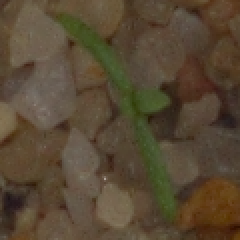
#> input picture neu-plant-seedling-classification-num2-2025/dataset-for-task2/dataset-for-task2/test/biwpjwytdz.png, 120 x 120 px, given as the content of the folder NeuMachineLearning-main/task5/segmentation/test/image, which was not available (shown 2 times larger)
$ python task5_postprocess_v2.py
#> lines starting #> are read from the running program, lines starting #| are printed output that depends on the picture; after the words box and inside, x2 and y2 are one past the last pixel; in counts of white or black regions, pixels touching at a corner belong together; pictures that were not available may be replaced by others from this repository, and a replacement may not be noted
import argparse
from pathlib import Path

import numpy as np
from PIL import Image
import cv2
from tqdm import tqdm


def ensure_dir(path: Path) -> None:
	path.mkdir(parents=True, exist_ok=True)


def load_rgb(path: Path) -> np.ndarray:
	return np.array(Image.open(path).convert("RGB"))


def list_images(folder: Path) -> list[Path]:
	exts = {".jpg", ".jpeg", ".png", ".bmp", ".tif", ".tiff"}
	paths = [p for p in folder.iterdir() if p.suffix.lower() in exts]
	return sorted(paths, key=lambda p: int(p.stem) if p.stem.isdigit() else p.stem)


def _largest_cc_mask(binary_255: np.ndarray) -> np.ndarray:
	if binary_255.dtype != np.uint8:
		binary_255 = binary_255.astype(np.uint8)
	n, labels, stats, _ = cv2.connectedComponentsWithStats((binary_255 > 0).astype(np.uint8), connectivity=8)
	if n <= 1:
		return np.zeros_like(binary_255, dtype=np.uint8)
	areas = stats[1:, cv2.CC_STAT_AREA]
	idx = int(np.argmax(areas)) + 1
	return (labels == idx).astype(np.uint8)


def _fill_holes(binary01: np.ndarray) -> np.ndarray:
	mask255 = (binary01 > 0).astype(np.uint8) * 255
	h, w = mask255.shape
	inv = (mask255 == 0).astype(np.uint8) * 255
	flood = inv.copy()
	ff_mask = np.zeros((h + 2, w + 2), dtype=np.uint8)
	cv2.floodFill(flood, ff_mask, (0, 0), 0)
	holes = flood == 255
	filled = mask255.copy()
	filled[holes] = 255
	return (filled > 0).astype(np.uint8)


def estimate_fundus_mask(image_rgb: np.ndarray, margin_px: int) -> np.ndarray:
	gray = cv2.cvtColor(image_rgb, cv2.COLOR_RGB2GRAY)
	gray = cv2.GaussianBlur(gray, (5, 5), 0)
	_, th = cv2.threshold(gray, 0, 255, cv2.THRESH_BINARY + cv2.THRESH_OTSU)
	white_ratio = float(th.mean() / 255.0)
	if white_ratio > 0.6:
		th = cv2.bitwise_not(th)
	cc = _largest_cc_mask(th)
	if int(cc.sum()) == 0:
		return np.ones((image_rgb.shape[0], image_rgb.shape[1]), dtype=np.uint8)
	k = cv2.getStructuringElement(cv2.MORPH_ELLIPSE, (21, 21))
	cc255 = (cc * 255).astype(np.uint8)
	cc255 = cv2.morphologyEx(cc255, cv2.MORPH_CLOSE, k)
	cc = _fill_holes((cc255 > 0).astype(np.uint8))
	if margin_px > 0:
		k2 = cv2.getStructuringElement(cv2.MORPH_ELLIPSE, (2 * margin_px + 1, 2 * margin_px + 1))
		cc = cv2.erode(cc.astype(np.uint8), k2)
	return (cc > 0).astype(np.uint8)


def component_elongation(coords_yx: np.ndarray) -> float:
	if coords_yx.shape[0] < 5:
		return 0.0
	xy = coords_yx[:, ::-1].astype(np.float32)
	xy -= xy.mean(axis=0, keepdims=True)
	cov = (xy.T @ xy) / max(1.0, float(xy.shape[0] - 1))
	try:
		w, _ = np.linalg.eigh(cov)
	except Exception:
		return 0.0
	w = np.sort(np.maximum(w, 1e-8))
	return float(w[-1] / w[0])


# [59 lines left out: function zhang_suen_thinning, not called in this run]


def postprocess_mask(
	mask01: np.ndarray,
	image_rgb: np.ndarray,
	fundus_margin_px: int,
	frame_px: int,
	border_px: int,
	min_area_blob: int,
	min_area_line: int,
	elong_thr: float,
	thin: bool,
	dilate_px: int,
	cap_radius_px: int,
) -> np.ndarray:
	mask01 = (mask01 > 0).astype(np.uint8)
	if frame_px > 0:
		fp = int(frame_px)
		mask01[:fp, :] = 0
		mask01[-fp:, :] = 0
		mask01[:, :fp] = 0
		mask01[:, -fp:] = 0
	if int(mask01.sum()) == 0:
		return mask01

	fundus = estimate_fundus_mask(image_rgb, margin_px=fundus_margin_px)
	mask01 = (mask01 & fundus).astype(np.uint8)
	if int(mask01.sum()) == 0:
		return mask01

	fundus_full = estimate_fundus_mask(image_rgb, margin_px=0)
	dist = cv2.distanceTransform((fundus_full > 0).astype(np.uint8), cv2.DIST_L2, 3)

	n, labels, stats, _ = cv2.connectedComponentsWithStats(mask01, connectivity=8)
	if n <= 1:
		return mask01

	areas = stats[1:, cv2.CC_STAT_AREA]
	main_id = int(np.argmax(areas)) + 1
	keep = np.zeros_like(mask01, dtype=np.uint8)

	for cid in range(1, n):
		area = int(stats[cid, cv2.CC_STAT_AREA])
		if area <= 0:
			continue
		coords = np.column_stack(np.where(labels == cid))
		elong = component_elongation(coords)
		near_border = bool(border_px > 0 and float(dist[labels == cid].min()) < float(border_px))

		if cid == main_id:
			keep[labels == cid] = 1
			continue
		if area >= int(min_area_blob):
			keep[labels == cid] = 1
			continue
		if area >= int(min_area_line):
			thr = float(elong_thr * (1.5 if near_border else 1.0))
			if elong >= thr:
				keep[labels == cid] = 1

	# Optional: cap maximum vessel half-width while preserving thickness variation.
	# Idea: compute distance-transform radii, skeletonize, then reconstruct by dilating
	# skeleton pixels with radius=min(local_radius, cap_radius_px).
	if int(cap_radius_px) > 0 and int(keep.sum()) > 0:
		cap = int(cap_radius_px)
		dt = cv2.distanceTransform((keep > 0).astype(np.uint8), cv2.DIST_L2, 3)
		dt_i = np.clip(np.rint(dt).astype(np.int32), 0, cap)
		sk = zhang_suen_thinning(keep)
		out = np.zeros_like(keep, dtype=np.uint8)
		for r in range(1, cap + 1):
			seeds = ((sk > 0) & (dt_i == r)).astype(np.uint8)
			if int(seeds.sum()) == 0:
				continue
			k = cv2.getStructuringElement(cv2.MORPH_ELLIPSE, (2 * r + 1, 2 * r + 1))
			out = np.maximum(out, cv2.dilate(seeds, k))
		keep = (out > 0).astype(np.uint8)
	elif thin and int(keep.sum()) > 0:
		# Legacy skeleton mode (will make vessels mostly uniform after dilation).
		sk = zhang_suen_thinning(keep)
		if dilate_px > 0:
			k = cv2.getStructuringElement(cv2.MORPH_ELLIPSE, (2 * dilate_px + 1, 2 * dilate_px + 1))
			sk = cv2.dilate(sk.astype(np.uint8), k)
		keep = (sk > 0).astype(np.uint8)

	return keep


def run(args: argparse.Namespace) -> None:
	img_dir = Path(args.image_dir)
	mask_dir = Path(args.mask_dir)
	out_dir = Path(args.out_dir)
	ensure_dir(out_dir)

	images = {p.stem: p for p in list_images(img_dir)}
	masks = list_images(mask_dir)
	if not masks:
		raise FileNotFoundError(f"no masks found under: {mask_dir}")

	for mp in tqdm(masks, desc="postprocess"):
		stem = mp.stem
		if stem not in images:
			continue
		img = load_rgb(images[stem])
#> in load_rgb, returned value is the input picture: shape (120, 120, 3); mean R, G, B 87.8, 72.4, 51.6
		img512 = np.array(Image.fromarray(img).resize((args.img_size, args.img_size), Image.Resampling.BILINEAR))
		m = np.array(Image.open(mp).convert("L"))
		m01 = (m > 0).astype(np.uint8)
		if m01.shape[0] != args.img_size or m01.shape[1] != args.img_size:
			m01 = cv2.resize(m01, (args.img_size, args.img_size), interpolation=cv2.INTER_NEAREST)

		pp = postprocess_mask(
			m01,
			img512,
			fundus_margin_px=args.fundus_margin_px,
			frame_px=args.frame_px,
			border_px=args.border_px,
			min_area_blob=args.min_area_blob,
			min_area_line=args.min_area_line,
			elong_thr=args.elong_thr,
			thin=args.thin,
			dilate_px=args.dilate_px,
			cap_radius_px=args.cap_radius_px,
		)
		out = Image.fromarray((pp > 0).astype(np.uint8) * 255, mode="L")
		out.save(out_dir / f"{stem}.png")

	print(f"saved: {out_dir}")


def build_parser() -> argparse.ArgumentParser:
	p = argparse.ArgumentParser(description="Task5 postprocess (v2): remove outside/border noise, keep line-like vessels")
	p.add_argument("--image_dir", type=str, default="NeuMachineLearning-main/task5/segmentation/test/image")
	p.add_argument("--mask_dir", type=str, default="NeuMachineLearning-main/task5/segmentation/image")
	p.add_argument("--out_dir", type=str, default="NeuMachineLearning-main/task5/segmentation/image_pp")
	p.add_argument("--img_size", type=int, default=512)

	p.add_argument("--fundus_margin_px", type=int, default=12)
	p.add_argument("--frame_px", type=int, default=6)
	p.add_argument("--border_px", type=int, default=14)
	p.add_argument("--min_area_blob", type=int, default=120)
	p.add_argument("--min_area_line", type=int, default=25)
	p.add_argument("--elong_thr", type=float, default=10.0)

	p.add_argument("--thin", action="store_true")
	p.add_argument("--dilate_px", type=int, default=1)
	p.add_argument(
		"--cap_radius_px",
		type=int,
		default=0,
		help="Cap maximum vessel half-width (in pixels) while preserving thick/thin variation. Recommended instead of --thin.",
	)
	p.set_defaults(func=run)
	return p


def main() -> None:
	args = build_parser().parse_args()
	args.func(args)
#> in run, `m = np.array(Image.open(mp).convert("L"))`:
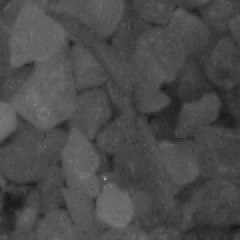
#> m: shape (120, 120) (shown 2 times larger); min 22, max 163, mean 74.6
#> in run, `m01 = (m > 0).astype(np.uint8)`: m01: shape (120, 120); every value is 1
#> in run, `m01 = cv2.resize(m01, (args.img_size, args.img_size), interpolation=cv..`: m01: shape (512, 512); every value is 1
#> in postprocess_mask, `mask01[:, -fp:] = 0`:
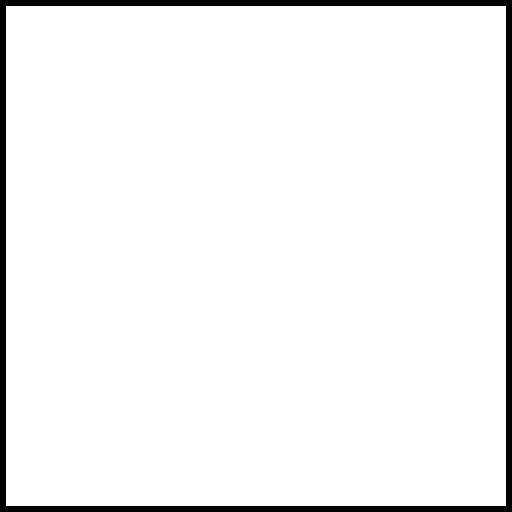
#> mask01: shape (512, 512); values 0 (black) and 1 (white), 95.4% white; 1 black region, box (x1, y1, x2, y2) and area: (0, 0, 512, 512) 12144
#> in estimate_fundus_mask, `_, th = cv2.threshold(gray, 0, 255, cv2.THRESH_BINARY + cv2.THRESH_OTSU)`:
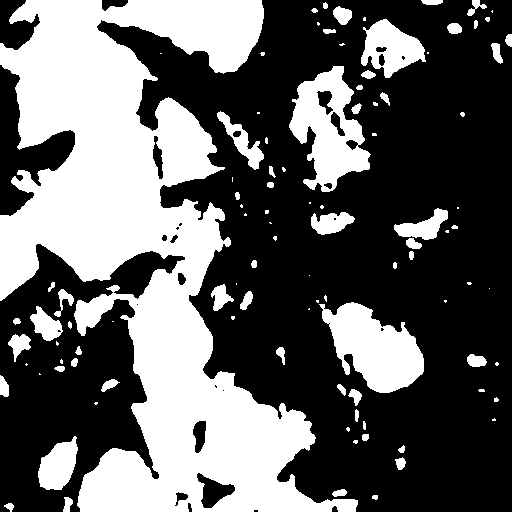
#> th: shape (512, 512); 38.3% white; 101 white regions (44 under 20 px), largest, box (x1, y1, x2, y2) and area: (0, 0, 358, 512) 78330, (319, 302, 424, 393) 5525, (289, 66, 371, 192) 5395
#> in estimate_fundus_mask, `white_ratio = float(th.mean() / 255.0)`: white_ratio = 0.383
#> in _largest_cc_mask, `n, labels, stats, _ = cv2.connectedComponentsWithStats((binary_255 > 0..`:
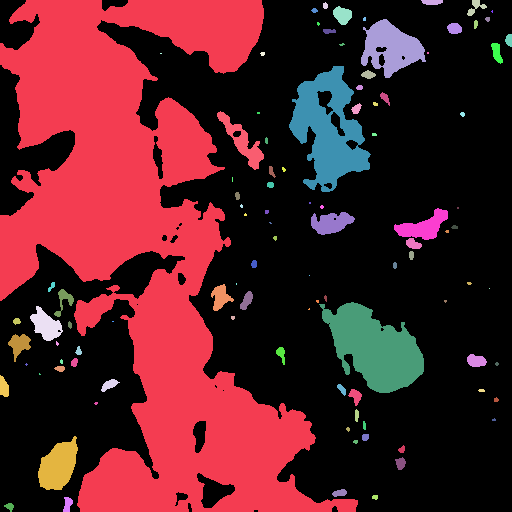
#> labels: shape (512, 512) int32; 102 distinct labels, from 0 to 101; one colour per label, 0 black
#> in _largest_cc_mask, `n, labels, stats, _ = cv2.connectedComponentsWithStats((binary_255 > 0..`: n = 102; stats = 102 rows, first 6: [0, 0, 512, 512, 161834], [0, 0, 358, 512, 78330], [421, 0, 22, 5, 94], [467, 0, 20, 16, 127], [323, 2, 5, 7, 28], [333, 6, 19, 19, 249]
#> in _largest_cc_mask, `areas = stats[1:, cv2.CC_STAT_AREA]`: areas = 101 values, max 78330 at index 0, min 1 at index 52, mean 993.2
#> in _largest_cc_mask, `idx = int(np.argmax(areas)) + 1`: idx = 1
#> in _largest_cc_mask, `return (labels == idx).astype(np.uint8)`: returned value: shape (512, 512); values 0 (black) and 1 (white), 29.9% white; 1 white region, box (x1, y1, x2, y2) and area: (0, 0, 358, 512) 78330
#> in estimate_fundus_mask, `cc255 = cv2.morphologyEx(cc255, cv2.MORPH_CLOSE, k)`:
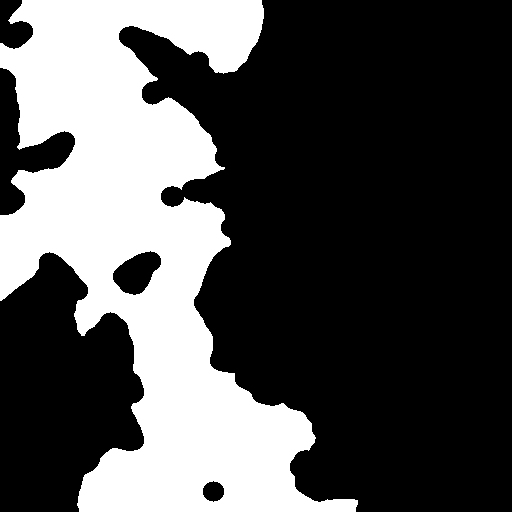
#> cc255: shape (512, 512); 31.9% white; 1 white region, box (x1, y1, x2, y2) and area: (0, 0, 358, 512) 83540
#> in _fill_holes, `cv2.floodFill(flood, ff_mask, (0, 0), 0)`:
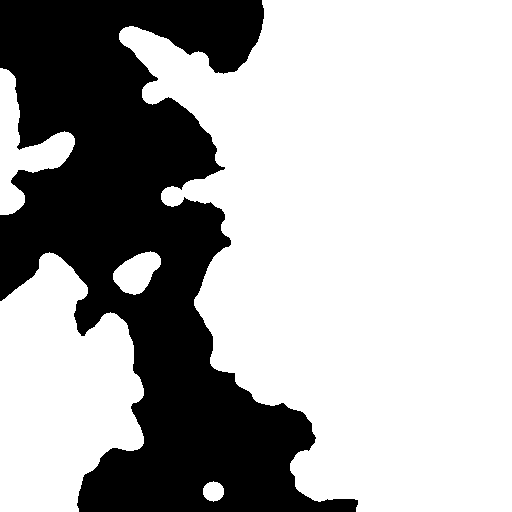
#> flood: shape (512, 512); 67.7% white; 1 black region, box (x1, y1, x2, y2) and area: (0, 0, 358, 512) 84610
#> in _fill_holes, `filled[holes] = 255`: filled: shape (512, 512); 99.6% white; 1 black region, box (x1, y1, x2, y2) and area: (0, 0, 33, 49) 1070
#> in estimate_fundus_mask, `cc = cv2.erode(cc.astype(np.uint8), k2)`: cc: shape (512, 512); values 0 (black) and 1 (white), 99.1% white; 1 black region, box (x1, y1, x2, y2) and area: (0, 0, 45, 61) 2276
#> in postprocess_mask, `mask01 = (mask01 & fundus).astype(np.uint8)`: mask01: shape (512, 512); values 0 (black) and 1 (white), 94.7% white; 1 black region, box (x1, y1, x2, y2) and area: (0, 0, 512, 512) 13904
#> in postprocess_mask, `dist = cv2.distanceTransform((fundus_full > 0).astype(np.uint8), cv2.D..`:
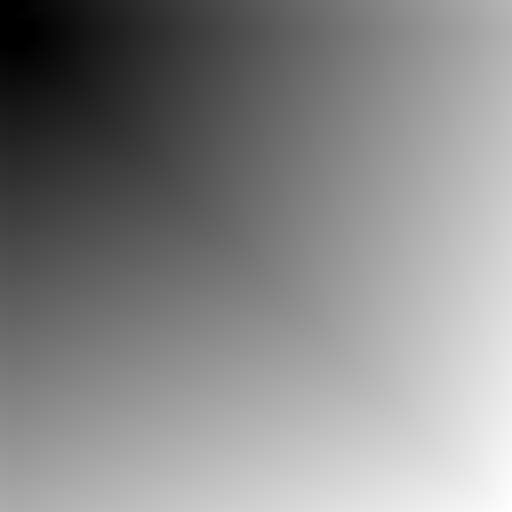
#> dist: shape (512, 512) float32; min 0, max 655.1, mean 348.7; drawn with min black and max white
#> in postprocess_mask, `n, labels, stats, _ = cv2.connectedComponentsWithStats(mask01, connect..`: n = 2; stats = [[0, 0, 512, 512, 13904], [6, 6, 500, 500, 248240]]
#> in postprocess_mask, `areas = stats[1:, cv2.CC_STAT_AREA]`: areas = [248240]
#> in postprocess_mask, `main_id = int(np.argmax(areas)) + 1`: main_id = 1
#> the loop in postprocess_mask, `for cid in range(1, n):` made 1 pass
#> (area, cov in component_elongation, w in component_elongation, elong, near_border) on pass 1: (248240, [[20592.5, -372.5], [-372.5, 20621.9]], [20234.4, 20979.9], 1.04, True)


if __name__ == "__main__":
	main()

$ run again, on neu-plant-seedling-classification-num2-2025/dataset-for-task2/dataset-for-task2/test/bxrgvlrzfv.png
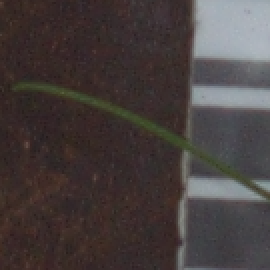
#> input picture neu-plant-seedling-classification-num2-2025/dataset-for-task2/dataset-for-task2/test/bxrgvlrzfv.png, 135 x 135 px, given as the content of the folder NeuMachineLearning-main/task5/segmentation/test/image, which was not available (shown 2 times larger)
#> in load_rgb, returned value is the input picture: shape (135, 135, 3); mean R, G, B 71, 62.9, 62.1
#> in estimate_fundus_mask, `_, th = cv2.threshold(gray, 0, 255, cv2.THRESH_BINARY + cv2.THRESH_OTSU)`:
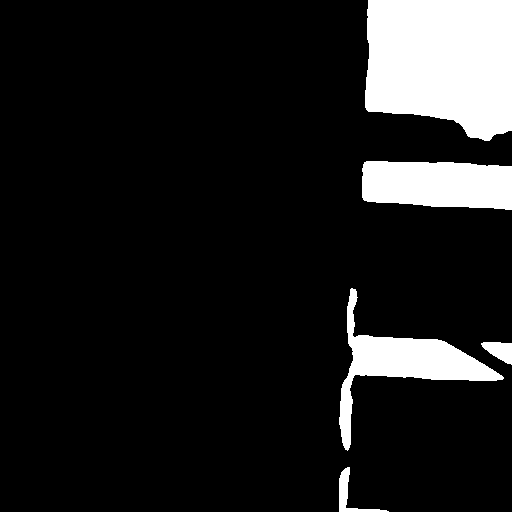
#> th: shape (512, 512); 11.9% white; 5 white regions, box (x1, y1, x2, y2) and area: (365, 0, 512, 141) 17789, (362, 161, 512, 210) 6430, (339, 288, 504, 451) 6112, (339, 467, 389, 512) 503, (481, 342, 512, 365) 446
#> white_ratio = 0.119
#> in _largest_cc_mask, `n, labels, stats, _ = cv2.connectedComponentsWithStats((binary_255 > 0..`: n = 6; stats = [[0, 0, 512, 512, 230864], [365, 0, 147, 141, 17789], [362, 161, 150, 49, 6430], [339, 288, 165, 163, 6112], [481, 342, 31, 23, 446], [339, 467, 50, 45, 503]]
#> in _largest_cc_mask, `areas = stats[1:, cv2.CC_STAT_AREA]`: areas = [17789, 6430, 6112, 446, 503]
#> idx = 1
#> inv: shape (512, 512); 93.2% white; 1 black region, box (x1, y1, x2, y2) and area: (365, 0, 512, 141) 17807
#> flood: shape (512, 512); every value is 0
#> cc: shape (512, 512); values 0 (black) and 1 (white), 5.6% white; 1 white region, box (x1, y1, x2, y2) and area: (377, 0, 512, 128) 14706
#> in postprocess_mask, `dist = cv2.distanceTransform((fundus_full > 0).astype(np.uint8), cv2.D..`:
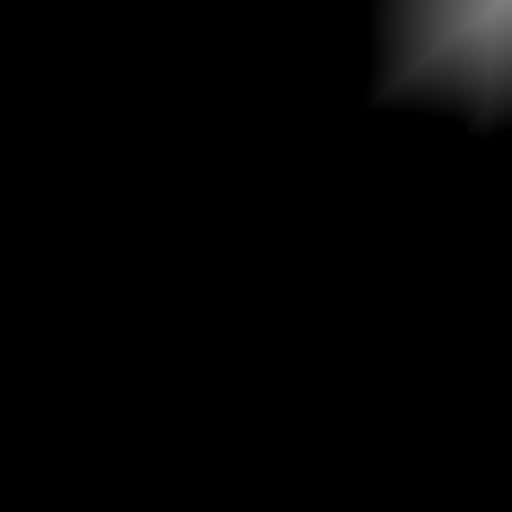
#> dist: shape (512, 512) float32; min 0, max 128, mean 3
#> in postprocess_mask, `n, labels, stats, _ = cv2.connectedComponentsWithStats(mask01, connect..`: n = 2; stats = [[0, 0, 512, 512, 248912], [377, 6, 129, 122, 13232]]
#> in postprocess_mask, `areas = stats[1:, cv2.CC_STAT_AREA]`: areas = [13232]
#> main_id = 1
#> the loop in postprocess_mask, `for cid in range(1, n):` made 1 pass
#> (area, cov in component_elongation, w in component_elongation, elong, near_border) on pass 1: (13232, [[1348, 154], [154, 957.6]], [904.1, 1401.4], 1.55, True)
#> out: PIL image 512x512 L; 5% white; 1 white region, box (x1, y1, x2, y2) and area: (377, 6, 506, 128) 13232

$ run again, on neu-plant-seedling-classification-num2-2025/dataset-for-task2/dataset-for-task2/test/centurrxas.png
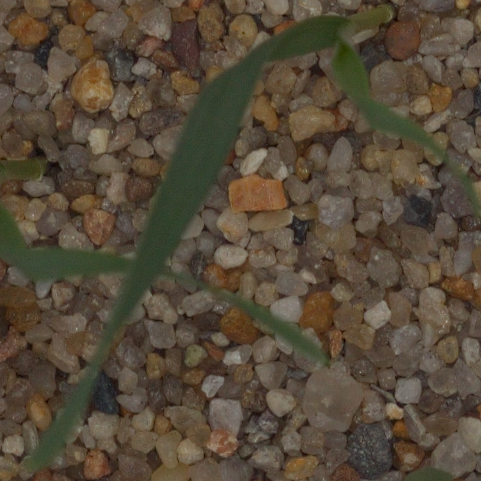
#> input picture neu-plant-seedling-classification-num2-2025/dataset-for-task2/dataset-for-task2/test/centurrxas.png, 481 x 481 px, given as the content of the folder NeuMachineLearning-main/task5/segmentation/test/image, which was not available
#> in load_rgb, returned value is the input picture: shape (481, 481, 3); mean R, G, B 87, 74.4, 57.7
#> in estimate_fundus_mask, `_, th = cv2.threshold(gray, 0, 255, cv2.THRESH_BINARY + cv2.THRESH_OTSU)`:
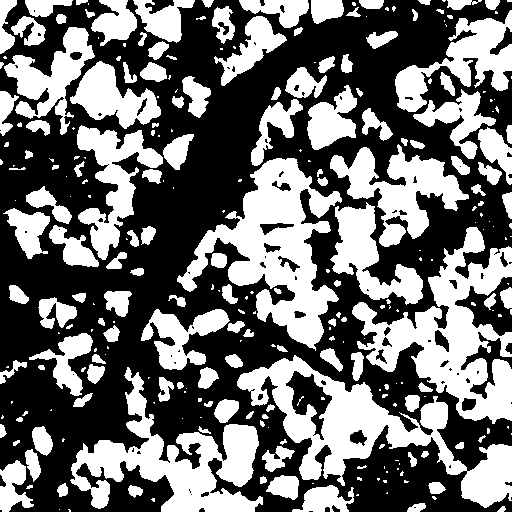
#> th: shape (512, 512); 43.2% white; 279 white regions (134 under 20 px), largest, box (x1, y1, x2, y2) and area: (177, 158, 342, 351) 12374, (237, 355, 512, 508) 12266, (352, 227, 512, 424) 12162
#> white_ratio = 0.432
#> in _largest_cc_mask, `n, labels, stats, _ = cv2.connectedComponentsWithStats((binary_255 > 0..`: n = 280; stats = 280 rows, first 6: [0, 0, 512, 512, 148914], [0, 0, 17, 54, 517], [25, 0, 48, 17, 507], [76, 0, 12, 5, 43], [91, 0, 46, 46, 1250], [133, 0, 62, 43, 1392]
#> in _largest_cc_mask, `areas = stats[1:, cv2.CC_STAT_AREA]`: areas = 279 values, max 12374 at index 95, min 1 at index 30, mean 405.8
#> idx = 96
#> inv: shape (512, 512); 94.4% white; 1 black region, box (x1, y1, x2, y2) and area: (177, 158, 342, 351) 14751
#> flood: shape (512, 512); every value is 0
#> cc: shape (512, 512); values 0 (black) and 1 (white), 2.8% white; 1 white region, box (x1, y1, x2, y2) and area: (229, 170, 321, 333) 7423
#> in postprocess_mask, `dist = cv2.distanceTransform((fundus_full > 0).astype(np.uint8), cv2.D..`:
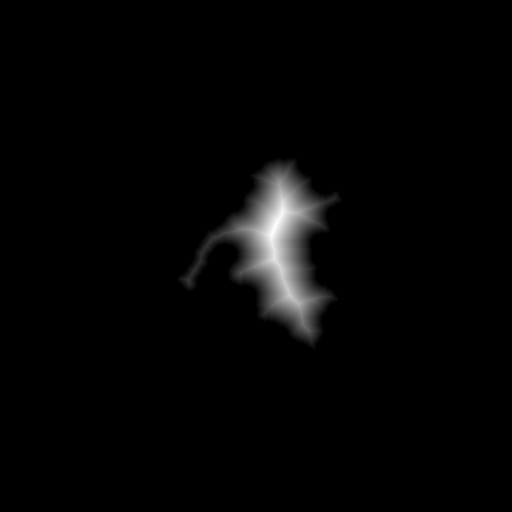
#> dist: shape (512, 512) float32; min 0, max 40.38, mean 0.8; drawn with min black and max white
#> in postprocess_mask, `n, labels, stats, _ = cv2.connectedComponentsWithStats(mask01, connect..`: n = 2; stats = [[0, 0, 512, 512, 254721], [229, 170, 92, 163, 7423]]
#> in postprocess_mask, `areas = stats[1:, cv2.CC_STAT_AREA]`: areas = [7423]
#> main_id = 1
#> the loop in postprocess_mask, `for cid in range(1, n):` made 1 pass
#> (area, cov in component_elongation, w in component_elongation, elong, near_border) on pass 1: (7423, [[320.6, 148.3], [148.3, 1542]], [302.8, 1559.8], 5.15, True)
